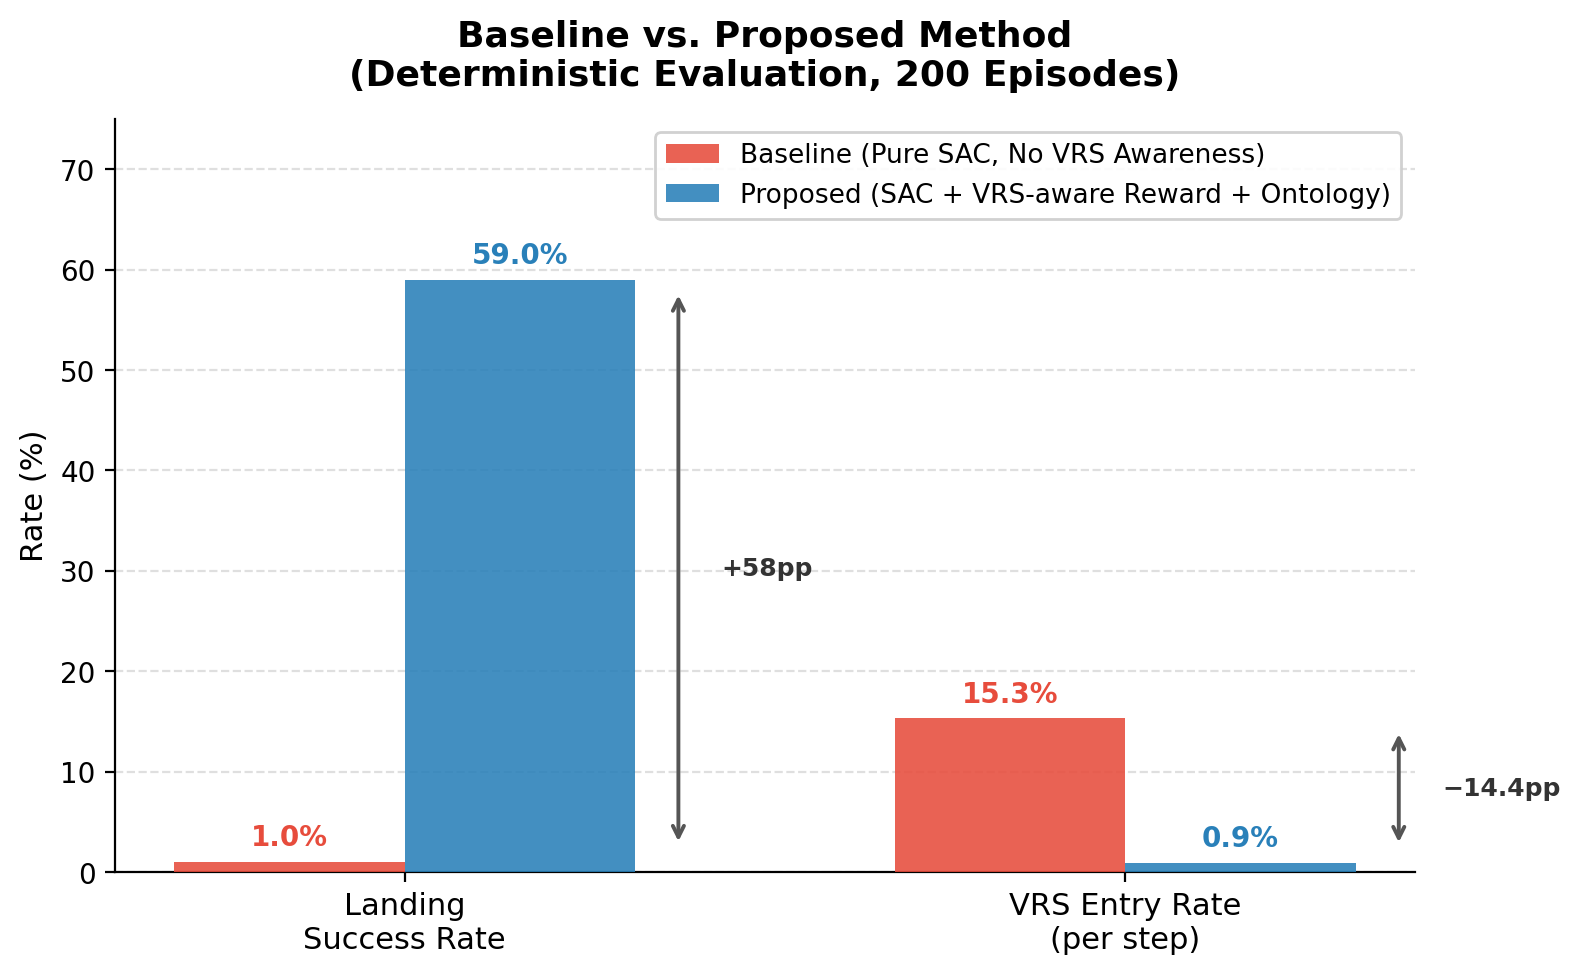

Write Python code to recreate this figure.
"""
uam_comparison_figure.py
========================
베이스라인 vs 제안 방법 비교 그래프 생성
"""

import matplotlib
matplotlib.use('Agg')
import matplotlib.pyplot as plt
import matplotlib.patches as mpatches
import numpy as np

# ── 데이터 ──────────────────────────────────────────────
labels  = ['Landing\nSuccess Rate', 'VRS Entry Rate\n(per step)']
baseline = [1.0,  15.3]
proposed = [59.0,  0.9]

x     = np.arange(len(labels))
width = 0.32

# ── 색상 ────────────────────────────────────────────────
C_BASE = '#E74C3C'   # 빨강 — 베이스라인
C_PROP = '#2980B9'   # 파랑 — 제안 방법

fig, ax = plt.subplots(figsize=(8, 5))
fig.patch.set_facecolor('white')
ax.set_facecolor('white')

bars_b = ax.bar(x - width/2, baseline, width, color=C_BASE, alpha=0.88,
                label='Baseline (Pure SAC, No VRS Awareness)', zorder=3)
bars_p = ax.bar(x + width/2, proposed, width, color=C_PROP, alpha=0.88,
                label='Proposed (SAC + VRS-aware Reward + Ontology)', zorder=3)

# 수치 레이블
for bar in bars_b:
    h = bar.get_height()
    ax.text(bar.get_x() + bar.get_width()/2, h + 1.0,
            f'{h:.1f}%', ha='center', va='bottom', fontsize=10,
            color=C_BASE, fontweight='bold')

for bar in bars_p:
    h = bar.get_height()
    ax.text(bar.get_x() + bar.get_width()/2, h + 1.0,
            f'{h:.1f}%', ha='center', va='bottom', fontsize=10,
            color=C_PROP, fontweight='bold')

# 개선율 화살표 + 텍스트 (첫번째, 두번째 바만)
improvements = [
    (0, baseline[0], proposed[0], '+58pp'),
    (1, baseline[1], proposed[1], '−14.4pp'),
]
x = np.arange(len(labels))
for idx, b_val, p_val, txt in improvements:
    x_pos = x[idx] + width/2 + 0.22
    y_lo  = min(b_val, p_val) + 1.5
    y_hi  = max(b_val, p_val) - 1.0
    ax.annotate('', xy=(x_pos, y_hi), xytext=(x_pos, y_lo),
                arrowprops=dict(arrowstyle='<->', color='#555', lw=1.4))
    ax.text(x_pos + 0.06, (y_lo + y_hi)/2, txt,
            va='center', ha='left', fontsize=9, color='#333', fontweight='bold')

ax.set_xticks(x)
ax.set_xticklabels(labels, fontsize=11)
ax.set_ylabel('Rate (%)', fontsize=11)
ax.set_ylim(0, 75)
ax.set_title('Baseline vs. Proposed Method\n(Deterministic Evaluation, 200 Episodes)',
             fontsize=13, fontweight='bold', pad=12)
ax.legend(fontsize=9.5, loc='upper right', framealpha=0.9)
ax.yaxis.grid(True, linestyle='--', alpha=0.4, zorder=0)
ax.set_axisbelow(True)
for spine in ['top', 'right']:
    ax.spines[spine].set_visible(False)

plt.tight_layout()
out = '/home/jrkim/cartpole_project/uam_comparison_figure.png'
plt.savefig(out, dpi=200, bbox_inches='tight', facecolor='white')
plt.close()
print(f"[저장] {out}")
